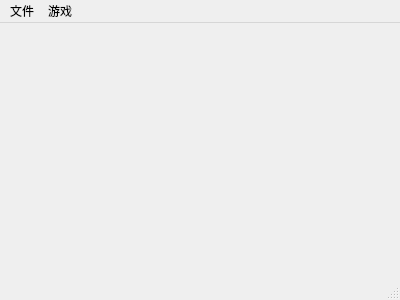
<?xml version="1.0" encoding="UTF-8"?>
<ui version="4.0">
 <class>MainWindow</class>
 <widget class="QMainWindow" name="MainWindow">
  <property name="geometry">
   <rect>
    <x>0</x>
    <y>0</y>
    <width>400</width>
    <height>300</height>
   </rect>
  </property>
  <property name="windowTitle">
   <string>拼图游戏</string>
  </property>
  <widget class="QWidget" name="centralWidget"/>
  <widget class="QMenuBar" name="menuBar">
   <property name="geometry">
    <rect>
     <x>0</x>
     <y>0</y>
     <width>400</width>
     <height>23</height>
    </rect>
   </property>
   <widget class="QMenu" name="menu">
    <property name="title">
     <string>文件</string>
    </property>
    <addaction name="actionOpen"/>
    <addaction name="separator"/>
    <addaction name="actionExit"/>
   </widget>
   <widget class="QMenu" name="menu_2">
    <property name="title">
     <string>游戏</string>
    </property>
    <addaction name="actionRestart"/>
   </widget>
   <addaction name="menu"/>
   <addaction name="menu_2"/>
  </widget>
  <widget class="QStatusBar" name="statusBar"/>
  <action name="actionOpen">
   <property name="text">
    <string>打开图片</string>
   </property>
  </action>
  <action name="actionExit">
   <property name="text">
    <string>退出</string>
   </property>
  </action>
  <action name="actionRestart">
   <property name="text">
    <string>重新开始</string>
   </property>
  </action>
 </widget>
 <layoutdefault spacing="6" margin="11"/>
 <resources/>
 <connections/>
</ui>
